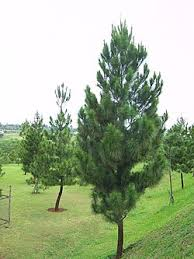
#> input picture pine-chatbot/uploads/download (1).jpeg, 194 x 259 px
$ python vision_analyze.py 'uploads/download (1).jpeg'
#> lines starting #> are read from the running program, lines starting #| are printed output that depends on the picture; after the words box and inside, x2 and y2 are one past the last pixel; in counts of white or black regions, pixels touching at a corner belong together
# vision_analyze.py
import sys
import cv2
import numpy as np

# Ambil path dari argumen
image_path = sys.argv[1]

# Load gambar
image = cv2.imread(image_path)
#> image is the input picture: shape (259, 194, 3); mean B, G, R 145.5, 176.8, 161.5
if image is None:
    print("❌ Gagal membaca gambar.")
    sys.exit(1)

# Resize agar ringan
image = cv2.resize(image, (300, 300))
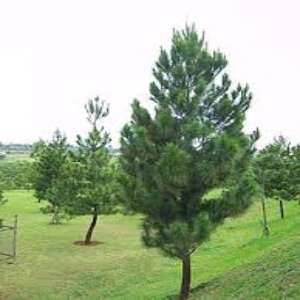
#> image: shape (300, 300, 3); mean B, G, R 145.4, 176.7, 161.4

# Ubah ke HSV untuk segmentasi warna pohon hijau (daun pinus)
hsv = cv2.cvtColor(image, cv2.COLOR_BGR2HSV)
#> hsv: shape (300, 300, 3); mean H, S, V 78.7, 63.8, 177.6

# Rentang warna hijau (tweak sesuai kebutuhan)
lower = np.array([30, 40, 40])
upper = np.array([85, 255, 255])
mask = cv2.inRange(hsv, lower, upper)
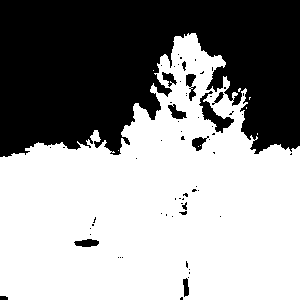
#> mask: shape (300, 300); 58.6% white; 67 black regions (54 under 20 px), largest, box (x1, y1, x2, y2) and area: (0, 0, 300, 157) 35706, (199, 91, 234, 133) 461, (186, 74, 196, 101) 154

# Hitung jumlah area hijau
green_area = cv2.countNonZero(mask)
#> green_area = 52754
total_area = image.shape[0] * image.shape[1]
#> total_area = 90000
persentase_hijau = (green_area / total_area) * 100
#> persentase_hijau = 58.62

# Interpretasi sederhana
if persentase_hijau > 30:
    prediksi = "Kemungkinan besar pohon pinus ✅"
elif persentase_hijau > 10:
    prediksi = "Mungkin pohon, tapi bukan pinus spesifik ⚠️"
else:
    prediksi = "Kemungkinan bukan pohon pinus ❌"

# Output
print(f"🟢 Area Hijau: {persentase_hijau:.2f}%")
#| 🟢 Area Hijau: 58.62%
print(f"🔍 Prediksi Vision: {prediksi}")
